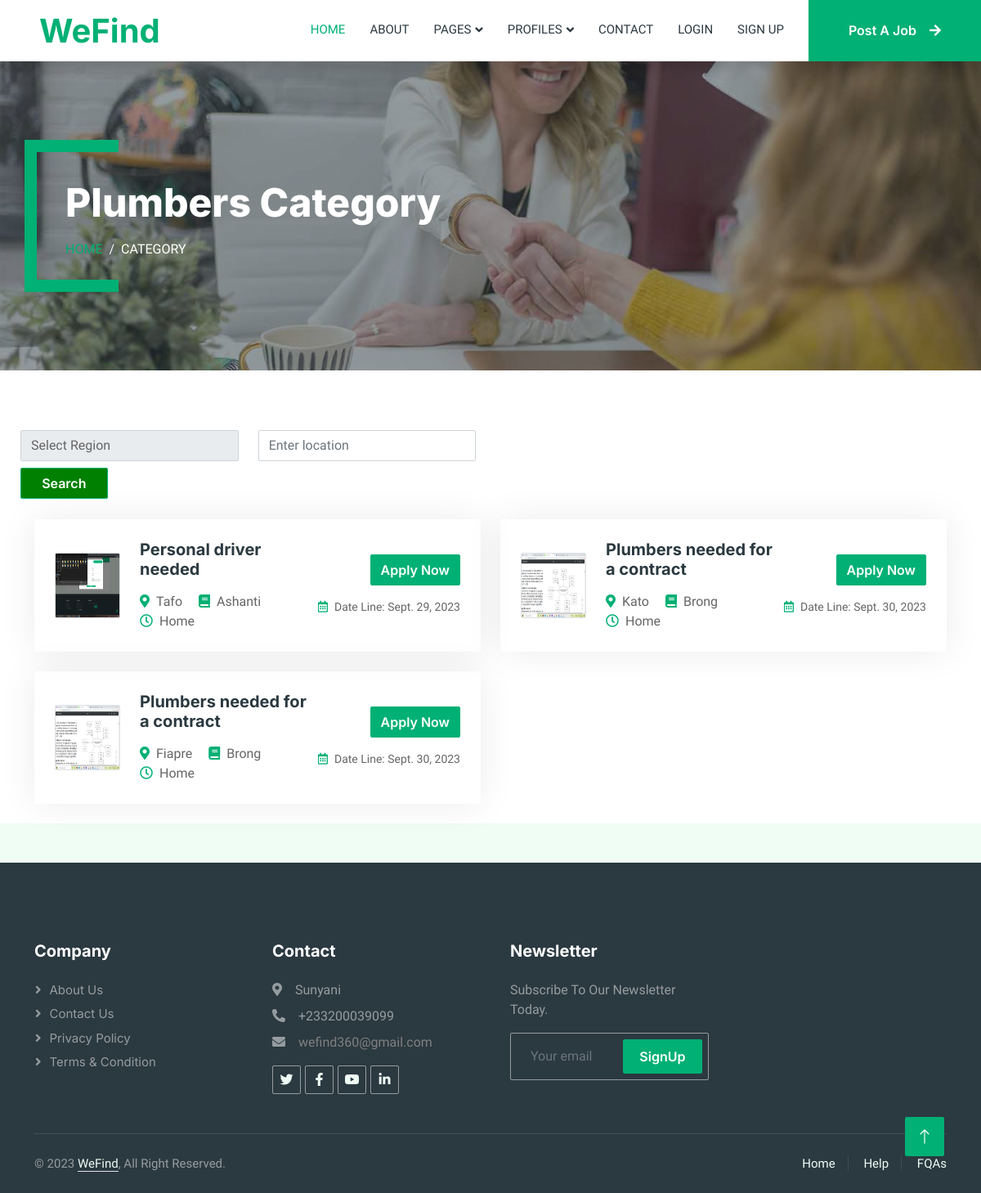
Page /category_view/2/ on the committed database.
### portal/models.py (models this page shows, shortened)
class Category(models.Model):
    name = models.CharField(max_length=200)

class post_job(models.Model):
    job_title = models.CharField(max_length=800)
    user = models.ForeignKey(User, on_delete=models.CASCADE)
    job_description = RichTextField()
    responsibilities = RichTextField()
    qualifications = RichTextField()
    REGIONS_CHOICES = [
    ('Ashanti', 'Ashanti Region'),
    ('Brong', 'Brong Region'),
    ('Central', 'Central Region '),
    ('Eastern', 'Eastern Region '),
    ('Greater_Accra', 'Greater Accra Region'),
    ('Northern', 'Northern Region '),
    ('Savannah', 'Savannah Region '),
    ('North_east', 'North-East Region '),
    ('Upper_east', 'Upper East Region '),
    ('Bono_east', 'Bono East Region '),
    ('Ahafo', 'Ahafo Region '),
    ('Oti', 'Oti Region '),
    ('Volta', 'Volta Region'),
    ('Western', 'Western Region'),
    ('Western_north', 'Western North Region'),
    ('Upper_west', 'Upper West Region '),
]
    GENDER = [
        ('Male', 'Male'),
        ('Female', 'Female'),
        ('Any', 'Any'),
    ]
    sex = models.CharField(max_length=20, choices=GENDER)
    time = models.ForeignKey(job_time, on_delete=models.CASCADE)
    location = models.CharField(max_length=500)
    region = models.CharField(max_length=20, choices=REGIONS_CHOICES)
    deadline = models.DateTimeField()
    post_date = models.DateTimeField(auto_now_add=True, auto_created=True)
    job_for = models.ForeignKey(sectioned, on_delete=models.CASCADE)
    company_name = models.CharField(max_length=600)
    company_address = models.CharField(max_length=600)
    company_email = models.EmailField(max_length=600)
    company_number = models.IntegerField()
    company_image = models.ImageField(upload_to="images/", null=True, blank=True)
    category = models.ForeignKey(Category, on_delete=models.CASCADE)
    approved = models.BooleanField('Approved', default=False)
    view_count = models.PositiveIntegerField(default=0)

class sectioned(models.Model):
    name = models.CharField(max_length=200)
    def __str__(self):
        return self.name

### portal/views.py (the view)
# urls.py: path('category_view/<int:category_id>/', views.category_view, name='category_view'),
def category_view(request, category_id):
    category = Category.objects.get(id=category_id)
    current_time = timezone.now()
    search_region = request.GET.get('region')
    search_location = request.GET.get('location')
    posts = post_job.objects.filter(category=category, deadline__gt=current_time)
    if search_region:
        posts = posts.filter(region=search_region)
    if search_location:
        posts = posts.filter(location__icontains=search_location)
    context = {
        'category': category,
        'posts': posts,
        'region_choices': post_job.REGIONS_CHOICES,  # Pass the choices to the context
    }
    return render(request, 'each_category.html', context)

### portal/templates/each_category.html (shortened to what this page needs)
{% extends 'base.html' %}
{% load static %}
{% block content %}
        <div class="container-xxl py-5 bg-dark page-header mb-5">
            <div class="container my-5 pt-5 pb-4">
                <h3 class="display-5 text-white mb-3 animated slideInDown">{{category.name}} Category</h3>
                <nav aria-label="breadcrumb">
                    <ol class="breadcrumb text-uppercase">
                        <li class="breadcrumb-item"><a href="index.html">Home</a></li>
                        <li class="breadcrumb-item text-white active" aria-current="page">Category</li>
                    </ol>
                </nav>
            </div>
        </div>
        <form method="get" action=""  style="width: fit-content;">
          <div class="row" style=" padding: 5px;">
            <div class="col-md-6" style=" margin-bottom: 5px;">
                <select class="form-control" name="region" id="region">
                    <option value="">Select Region</option>
                </select>
            </div>
            <div class="col-md-6 mb-2">
                <input class="form-control" type="text" name="location" id="location" placeholder="Enter location">
            </div>
            <div class="col-md-6">
                <button style="color:white; background-color:green " type="submit" class="btn btn-primary">Search</button>
            </div>
        </form>
    </div>
        <div class="container">
            <div class="row">
              {% if posts %}
                {% for post in posts %}
                  <div class="col-md-6">
                    <div class="job-item p-4 mb-4">
                      <div class="row g-4">
                        <div class="col-sm-12 col-md-8 d-flex align-items-center">
                          <img class="flex-shrink-0 img-fluid border rounded" src="{{post.company_image.url}}" alt="" style="width: 80px; height: 80px;">
                          <div class="text-start ps-4">
                            <h5 class="mb-3">{{ post.job_title }}</h5>
                            <span class="text-truncate me-3"><i class="fa fa-map-marker-alt text-primary me-2"></i>{{ post.location }}</span>
                            <span class="text-truncate me-3"><i class="fa fa-book text-primary me-2"></i>{{ post.region }}</span>
                            <span class="text-truncate me-3"><i class="far fa-clock text-primary me-2"></i>{{ post.job_for }}</span>
                          </div>
                        </div>
                        <div class="col-sm-12 col-md-4 d-flex flex-column align-items-start align-items-md-end justify-content-center">
                          <div class="d-flex mb-3">
                            <a class="btn btn-primary" href="{% url 'job_detail' post.pk %}">Apply Now</a>
                          </div>
                          <small class="text-truncate"><i class="far fa-calendar-alt text-primary me-2"></i>Date Line: {{ post.deadline.date }}</small>
                        </div>
                      </div>
                    </div>
                  </div>
                {% endfor %}
              {% else %}
                <div class="col">
                  <h3 style="text-align: center;">Sorry! No Job post ........ </h3>
                </div>
              {% endif %}
            </div>
          </div>
{% endblock  %}

### portal/static/css/style.css (style rules this page uses)
:root { --primary: #00B074; --secondary: #2B9BFF; --light: #EFFDF5; --dark: #2B3940; }
.btn { font-family: 'Inter', sans-serif; font-weight: 600; transition: .5s; }
.btn.btn-primary, .btn.btn-secondary { color: #FFFFFF; }
.header-carousel .container, .page-header .container { position: relative; padding: 45px 0 45px 35px; border-left: 15px solid var(--primary); }
.header-carousel .container::before, .header-carousel .container::after, .page-header .container::before, .page-header .container::after { position: absolute; content: ""; top: 0; left: 0; width: 100px; height: 15px; background: var(--primary); }
.header-carousel .container::after, .page-header .container::after { top: 100%; margin-top: -15px; }
.page-header { background: linear-gradient(rgba(43, 57, 64, .5), rgba(43, 57, 64, .5)), url(../images/carousel-2.jpg) center center no-repeat; background-size: cover; }
.breadcrumb-item + .breadcrumb-item::before { color: var(--light); }
.job-item { border: 1px solid transparent; border-radius: 2px; box-shadow: 0 0 45px rgba(0, 0, 0, .08); transition: .5s; }
form { padding: 20px ; width: 30%; display: flex; flex-direction: column; justify-content: center; align-items: center; }
button { width: 40%; padding: 10px; outline: none; border-radius: 20px; background: var(--primary); border: none; color: white; }

### rows in the picture
Category: name "Plumbers"
post_job: company_image (picture), job_title "Personal driver needed", location "Tafo", region "Ashanti", job_for "Home", deadline "Sept. 29, 2023"
post_job: company_image (picture), job_title "Plumbers needed for a contract", location "Kato", region "Brong", job_for "Home", deadline "Sept. 30, 2023"
post_job: company_image (picture), job_title "Plumbers needed for a contract", location "Fiapre", region "Brong", job_for "Home", deadline "Sept. 30, 2023"
